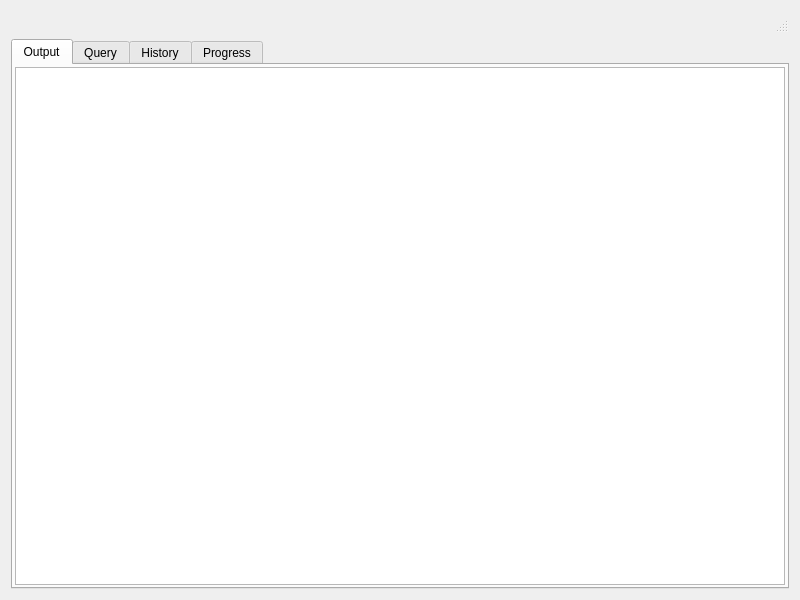
<?xml version="1.0" encoding="UTF-8"?>
<ui version="4.0">
 <class>QGroupQuery</class>
 <widget class="QWidget" name="QGroupQuery">
  <property name="geometry">
   <rect>
    <x>0</x>
    <y>0</y>
    <width>800</width>
    <height>600</height>
   </rect>
  </property>
  <property name="windowTitle">
   <string>MainWindow</string>
  </property>
  <layout class="QVBoxLayout" name="verticalLayout_3">
   <item>
    <widget class="QStatusBar" name="statusbar"/>
   </item>
   <item>
    <widget class="QTabWidget" name="tab">
     <property name="currentIndex">
      <number>0</number>
     </property>
     <widget class="QWidget" name="tab_0">
      <attribute name="title">
       <string>Output</string>
      </attribute>
      <layout class="QHBoxLayout" name="horizontalLayout_2">
       <property name="spacing">
        <number>2</number>
       </property>
       <property name="leftMargin">
        <number>2</number>
       </property>
       <property name="topMargin">
        <number>2</number>
       </property>
       <property name="rightMargin">
        <number>2</number>
       </property>
       <property name="bottomMargin">
        <number>2</number>
       </property>
       <item>
        <widget class="QTableWidget" name="tblOutput">
         <property name="editTriggers">
          <set>QAbstractItemView::NoEditTriggers</set>
         </property>
         <property name="selectionMode">
          <enum>QAbstractItemView::NoSelection</enum>
         </property>
        </widget>
       </item>
      </layout>
     </widget>
     <widget class="QWidget" name="tab_1">
      <attribute name="title">
       <string>Query</string>
      </attribute>
      <layout class="QVBoxLayout" name="verticalLayout">
       <property name="spacing">
        <number>2</number>
       </property>
       <property name="leftMargin">
        <number>2</number>
       </property>
       <property name="topMargin">
        <number>2</number>
       </property>
       <property name="rightMargin">
        <number>2</number>
       </property>
       <property name="bottomMargin">
        <number>2</number>
       </property>
       <item>
        <widget class="QTextEdit" name="txtQuery"/>
       </item>
       <item>
        <widget class="QTableWidget" name="tblQueryResults"/>
       </item>
      </layout>
     </widget>
     <widget class="QWidget" name="tab_2">
      <attribute name="title">
       <string>History</string>
      </attribute>
      <layout class="QVBoxLayout" name="verticalLayout_2">
       <property name="spacing">
        <number>2</number>
       </property>
       <property name="leftMargin">
        <number>2</number>
       </property>
       <property name="topMargin">
        <number>2</number>
       </property>
       <property name="rightMargin">
        <number>2</number>
       </property>
       <property name="bottomMargin">
        <number>2</number>
       </property>
       <item>
        <widget class="QListWidget" name="lstHistory"/>
       </item>
      </layout>
     </widget>
     <widget class="QWidget" name="tab_3">
      <attribute name="title">
       <string>Progress</string>
      </attribute>
      <layout class="QHBoxLayout" name="horizontalLayout_3">
       <property name="spacing">
        <number>2</number>
       </property>
       <property name="leftMargin">
        <number>2</number>
       </property>
       <property name="topMargin">
        <number>2</number>
       </property>
       <property name="rightMargin">
        <number>2</number>
       </property>
       <property name="bottomMargin">
        <number>2</number>
       </property>
       <item>
        <widget class="QTableWidget" name="tblDatabases">
         <property name="editTriggers">
          <set>QAbstractItemView::NoEditTriggers</set>
         </property>
         <property name="selectionMode">
          <enum>QAbstractItemView::NoSelection</enum>
         </property>
         <column>
          <property name="text">
           <string>Alias</string>
          </property>
         </column>
         <column>
          <property name="text">
           <string>Path</string>
          </property>
         </column>
         <column>
          <property name="text">
           <string>User</string>
          </property>
         </column>
         <column>
          <property name="text">
           <string>Status</string>
          </property>
         </column>
        </widget>
       </item>
      </layout>
     </widget>
    </widget>
   </item>
  </layout>
 </widget>
 <resources/>
 <connections/>
</ui>
